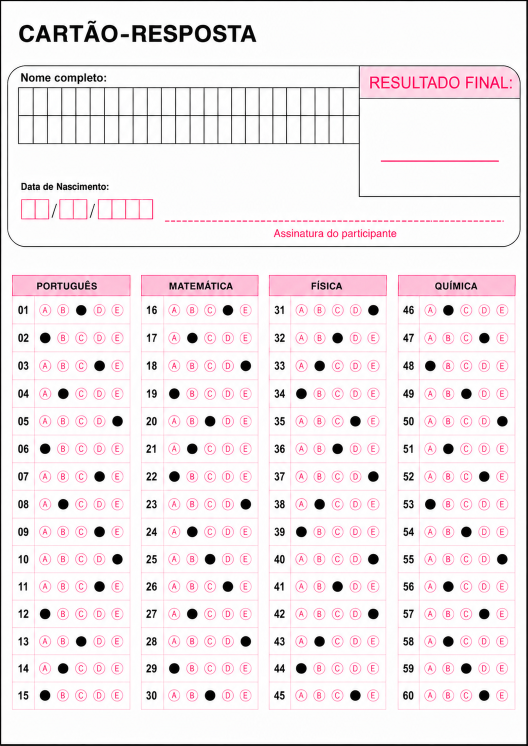
#> input picture Optical Mark Recognition/Parametro/gabarito.png, 1055 x 1491 px, found by its file name (shown at 1/2 size)
$ python omr.py
#> lines starting #> are read from the running program, lines starting #| are printed output that depends on the picture; after the words box and inside, x2 and y2 are one past the last pixel; in counts of white or black regions, pixels touching at a corner belong together
import cv2 as cv

# Def a function to load a img and turn it in binary one
def ld_img(path):
#> called with path = 'Parametro\\gabarito.png'
    image = cv.imread(path, cv.IMREAD_GRAYSCALE)
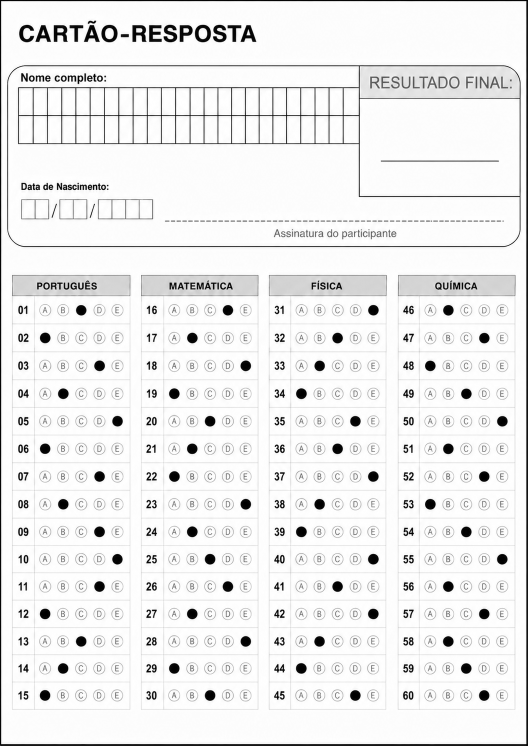
#> image: shape (1491, 1055) (shown at 1/2 size); min 0, max 255, mean 237
    _, image = cv.threshold(image, 127, 255, cv.THRESH_BINARY_INV)
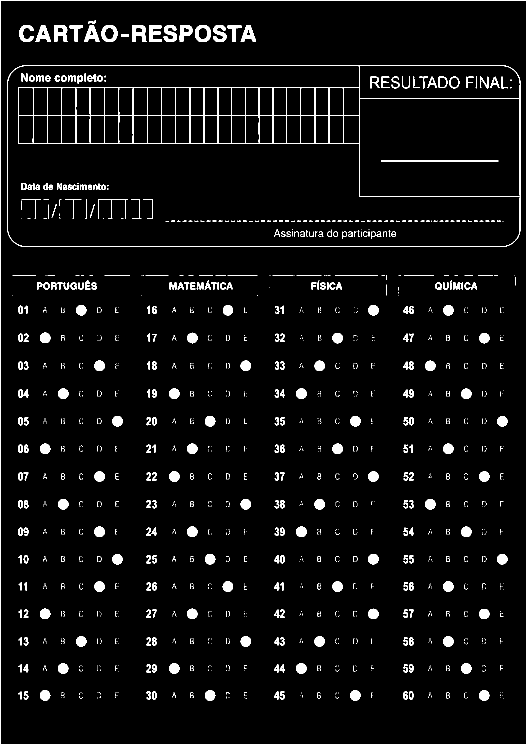
#> image: shape (1491, 1055) (shown at 1/2 size); 4.9% white; 1281 white regions (943 under 20 px), largest, box (x1, y1, x2, y2) and area: (15, 131, 1041, 494) 12607, (0, 0, 1055, 1491) 11219, (265, 50, 293, 84) 610
    return image

# Read the image
image = ld_img(r"Parametro\gabarito.png")

# Split the image in 4 blocks, one for each subject
portugues = image[550:1420, 25:260]
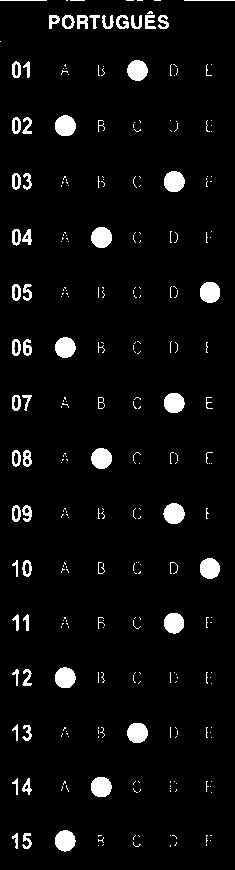
#> portugues: shape (870, 235); 4.8% white; 285 white regions (222 under 20 px), largest, box (x1, y1, x2, y2) and area: (163, 503, 185, 524) 354, (55, 115, 76, 136) 353, (164, 171, 185, 192) 353
matematica = image[550:1420, 282:517]
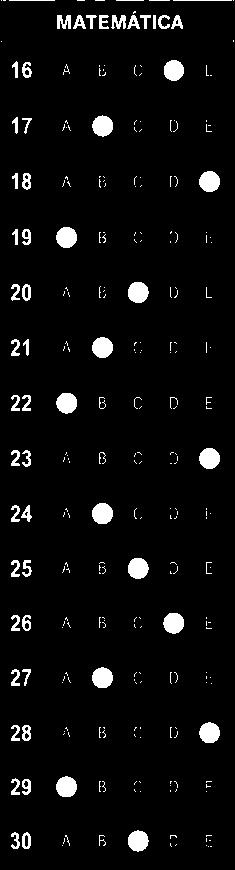
#> matematica: shape (870, 235); 4.8% white; 267 white regions (202 under 20 px), largest, box (x1, y1, x2, y2) and area: (92, 503, 113, 524) 355, (128, 282, 149, 303) 352, (56, 227, 77, 248) 349
fisica = image[550:1420, 538:773]
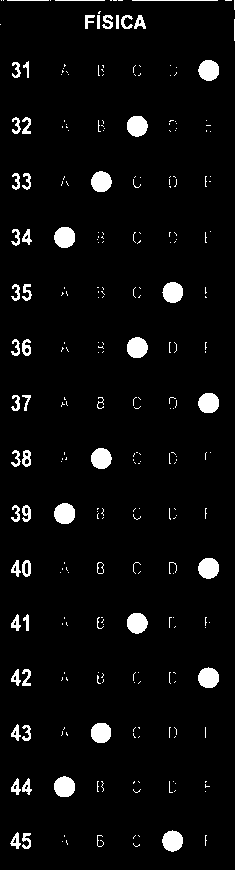
#> fisica: shape (870, 235); 4.6% white; 271 white regions (211 under 20 px), largest, box (x1, y1, x2, y2) and area: (54, 503, 75, 524) 357, (54, 227, 75, 248) 356, (54, 776, 75, 797) 353
quimica = image[550:1420, 798:1031]
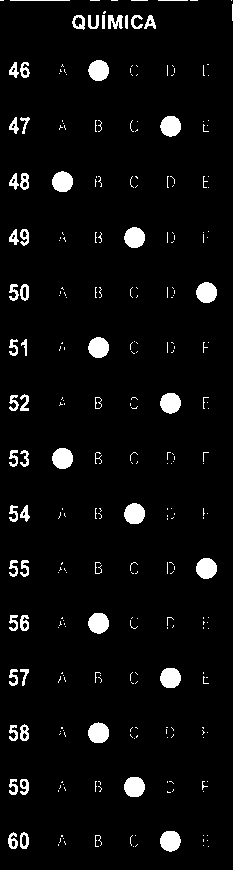
#> quimica: shape (870, 233); 4.8% white; 280 white regions (221 under 20 px)

# Get the contours of the first block (portugues)
contours, hierarchy = cv.findContours(
    portugues,
    cv.RETR_TREE,
    cv.CHAIN_APPROX_SIMPLE)
#> contours = 306 contours, 233 with area under 20; largest, box (x1, y1, x2, y2) and area: (163, 503, 185, 524) 324, (164, 171, 185, 192) 323, (55, 115, 76, 136) 323, (91, 227, 112, 248) 320, (200, 282, 220, 303) 319

circular_contours = []

for contour in contours:
    area = cv.contourArea(contour)

    if area < 130:
        continue

    perimeter = cv.arcLength(contour, True)

    if perimeter == 0:
        continue

    circularity = 4 * 3.14159 * area / (perimeter * perimeter)

    if circularity > 0.8:
        circular_contours.append(contour)
#> this loop made 306 passes
#> (area, perimeter, circularity) on passes 19, 41, 61: (318.5, 67.36, 0.882), (312, 66.28, 0.892), (310, 66.28, 0.887)
#> after the loop, circular_contours = 15 contours; largest, box (x1, y1, x2, y2) and area: (163, 503, 185, 524) 324, (164, 171, 185, 192) 323, (55, 115, 76, 136) 323, (91, 227, 112, 248) 320, (200, 282, 220, 303) 319


letter_position = {
    65: "A",
    100: "B",
    140: "C",
    175: "D",
    210: "E"
}

# Find the x position of the center of each circular contour
x_positions = []
for contour in circular_contours:
    M = cv.moments(contour)
    if M["m00"] != 0:
        cx = int(M["m10"] / M["m00"])
        x_positions.append(cx)
#> this loop made 15 passes
#> cx on passes 1 to 12: 64, 100, 136, 64, 173, 209, 173, 101, 173, 64, 209, 101
#> after the loop, x_positions = [64, 100, 136, 64, 173, 209, 173, 101, 173, 64, 209, 101, 173, 64, 136]

questions_marked = {}

i = 1
for x_pos in x_positions:
    cls_letter = min(letter_position.keys(), key=lambda k: abs(k - x_pos))
    questions_marked.update({f"{i}":f"{letter_position[cls_letter]}"})

    i += 1
#> this loop made 15 passes
#> (x_pos, cls_letter) on passes 1 to 12: (64, 65), (100, 100), (136, 140), (64, 65), (173, 175), (209, 210), (173, 175), (101, 100), (173, 175), (64, 65), (209, 210), (101, 100)
#> after the loop, i = 16; questions_marked = 15 items
print(questions_marked)
#| {'1': 'A', '2': 'B', '3': 'C', '4': 'A', '5': 'D', '6': 'E', '7': 'D', '8': 'B', '9': 'D', '10': 'A', '11': 'E', '12': 'B', '13': 'D', '14': 'A', '15': 'C'}
